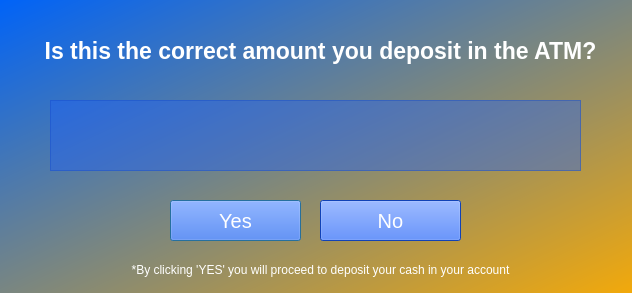
<?xml version="1.0" encoding="UTF-8"?>
<ui version="4.0">
 <class>Dialog</class>
 <widget class="QDialog" name="Dialog">
  <property name="geometry">
   <rect>
    <x>0</x>
    <y>0</y>
    <width>632</width>
    <height>293</height>
   </rect>
  </property>
  <property name="windowTitle">
   <string>Confirm Amount</string>
  </property>
  <property name="styleSheet">
   <string notr="true">background-color: qlineargradient(spread:pad, x1:0, y1:0, x2:1, y2:1, stop:0 rgba(0, 99, 248, 255), stop:1 rgba(242, 169, 11, 255));
color: rgb(255, 255, 255);</string>
  </property>
  <widget class="QLabel" name="scenario1_lbl">
   <property name="geometry">
    <rect>
     <x>10</x>
     <y>0</y>
     <width>621</width>
     <height>101</height>
    </rect>
   </property>
   <property name="font">
    <font>
     <pointsize>17</pointsize>
     <weight>75</weight>
     <bold>true</bold>
    </font>
   </property>
   <property name="styleSheet">
    <string notr="true">background-color: qlineargradient(spread:pad, x1:0, y1:0, x2:1, y2:1, stop:0 rgba(0, 0, 0, 0), stop:1 rgba(0, 0, 0, 0));</string>
   </property>
   <property name="text">
    <string>Is this the correct amount you deposit in the ATM?</string>
   </property>
   <property name="alignment">
    <set>Qt::AlignCenter</set>
   </property>
  </widget>
  <widget class="QTextBrowser" name="amount_tb">
   <property name="geometry">
    <rect>
     <x>50</x>
     <y>100</y>
     <width>531</width>
     <height>71</height>
    </rect>
   </property>
   <property name="font">
    <font>
     <pointsize>36</pointsize>
     <weight>75</weight>
     <bold>true</bold>
    </font>
   </property>
   <property name="styleSheet">
    <string notr="true">background-color: rgba(24, 93, 255, 100);
border-color: rgb(0, 0, 127);</string>
   </property>
   <property name="html">
    <string>&lt;!DOCTYPE HTML PUBLIC &quot;-//W3C//DTD HTML 4.0//EN&quot; &quot;http://www.w3.org/TR/REC-html40/strict.dtd&quot;&gt;
&lt;html&gt;&lt;head&gt;&lt;meta name=&quot;qrichtext&quot; content=&quot;1&quot; /&gt;&lt;style type=&quot;text/css&quot;&gt;
p, li { white-space: pre-wrap; }
&lt;/style&gt;&lt;/head&gt;&lt;body style=&quot; font-family:'MS Shell Dlg 2'; font-size:36pt; font-weight:600; font-style:normal;&quot;&gt;
&lt;p align=&quot;center&quot; style=&quot;-qt-paragraph-type:empty; margin-top:0px; margin-bottom:0px; margin-left:0px; margin-right:0px; -qt-block-indent:0; text-indent:0px; font-size:27pt;&quot;&gt;&lt;br /&gt;&lt;/p&gt;&lt;/body&gt;&lt;/html&gt;</string>
   </property>
  </widget>
  <widget class="QPushButton" name="yes_btn">
   <property name="geometry">
    <rect>
     <x>170</x>
     <y>200</y>
     <width>131</width>
     <height>41</height>
    </rect>
   </property>
   <property name="font">
    <font>
     <pointsize>15</pointsize>
    </font>
   </property>
   <property name="styleSheet">
    <string notr="true">color: rgb(255, 255, 255);
background-color: rgb(24, 93, 255);</string>
   </property>
   <property name="text">
    <string>Yes</string>
   </property>
  </widget>
  <widget class="QPushButton" name="no_btn">
   <property name="geometry">
    <rect>
     <x>320</x>
     <y>200</y>
     <width>141</width>
     <height>41</height>
    </rect>
   </property>
   <property name="font">
    <font>
     <pointsize>15</pointsize>
    </font>
   </property>
   <property name="styleSheet">
    <string notr="true">color: rgb(255, 255, 255);
background-color: rgb(24, 93, 255);</string>
   </property>
   <property name="text">
    <string>No</string>
   </property>
  </widget>
  <widget class="QLabel" name="scenario2_lbl">
   <property name="geometry">
    <rect>
     <x>10</x>
     <y>260</y>
     <width>621</width>
     <height>20</height>
    </rect>
   </property>
   <property name="styleSheet">
    <string notr="true">background-color: qlineargradient(spread:pad, x1:0, y1:0, x2:1, y2:1, stop:0 rgba(0, 0, 0, 0), stop:1 rgba(0, 0, 0, 0));</string>
   </property>
   <property name="text">
    <string>*By clicking 'YES' you will proceed to deposit your cash in your account</string>
   </property>
   <property name="alignment">
    <set>Qt::AlignCenter</set>
   </property>
  </widget>
 </widget>
 <resources/>
 <connections/>
</ui>
